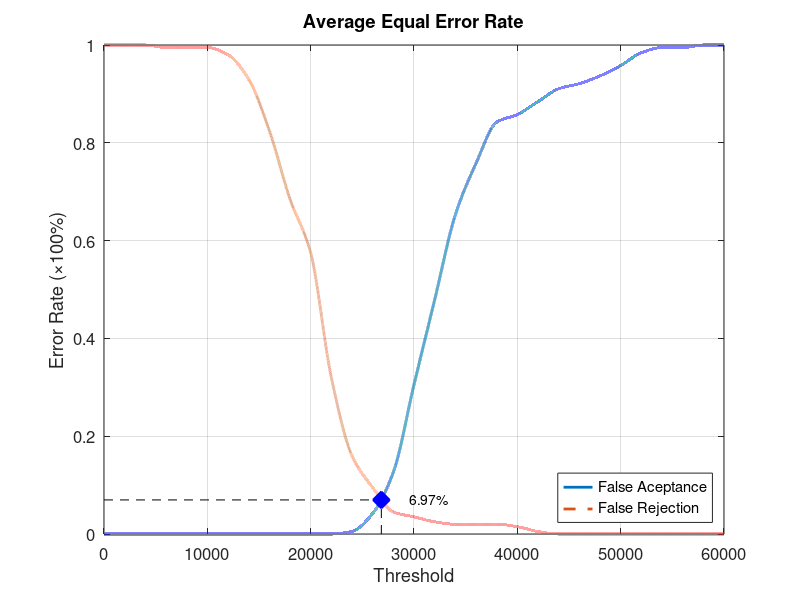
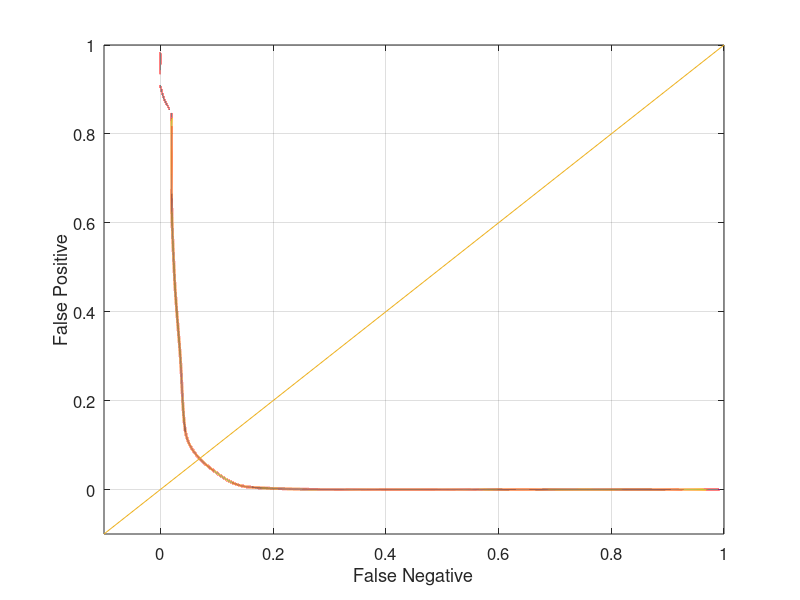

Write MATLAB code to recreate these figures, in order.
function yEER = Database4_3
close all;
clear;
clc;
x = 0:2000:60000;
xq = 0:0.5:60000;

y0 = [0 0 0 0 0 0 0 0 0 0 0 0 0.00526316 0.0421053 0.126316 0.305263 0.478947 0.652632 0.757895 0.842105 0.857895 0.884211 0.910526 0.921053 0.936842 0.957895 0.984211 0.994737 0.994737 1 1];
yy0 = interp1(x, y0, xq, 'pchip');
y1 = [1 1 1 0.995 0.995 0.995 0.98 0.93 0.825 0.685 0.575 0.32 0.16 0.095 0.045 0.035 0.025 0.02 0.02 0.02 0.015 0.005 0 0 0 0 0 0 0 0 0];
yy1 = interp1(x, y1, xq, 'pchip');

% Calculating EER: 
y2 = abs(y0 - y1);
find(y2 == min(y2))
yy2 = abs(yy0 - yy1);
xEER = find(yy2 == min(yy2));
xEERIndex = xq(xEER) % X-axis EER
yEER = yy0(xEER) % Y-axis EER

main = figure
plot(xq, yy0,'-','LineWidth', 2);	hold on
plot(xq, yy1,'--','LineWidth', 2);	hold on
plot([xEERIndex xEERIndex], [0 yEER], 'k--');	hold on
plot([0 xEERIndex], [yEER yEER], 'k--');	hold on
plot(xEERIndex, yEER, 'bx', 'LineWidth', 10);	hold on
text(xEERIndex + 10 * xEERIndex / 100, yEER, [num2str(round((10000 * yEER)) / 100) '%'])
legend('False Aceptance', 'False Rejection', 'Location', 'SouthEast')
xlabel('Threshold')
ylabel('Error Rate (\times100%)')
title('Average Equal Error Rate')
set(gca, 'FontSize', 12)
axis([0 60000 0 1])
grid on

print(main, 'Database4_3Main', '-dpng');
FNRxFPR = figure('Color', [1 1 1]);
plot(yy1, yy0, '-', yy1, yy0, 'LineWidth', 2);
hold on
y = -0.1:0.1:1
plot(y, y); 
set(gca, 'FontSize', 12)
xlabel('False Negative')
ylabel('False Positive')
axis([-0.1 1 -0.1 1])
set(gca, 'FontSize', 12)
grid on

print(FNRxFPR, 'Database4_3FNRxFPR','-dpng');
end
